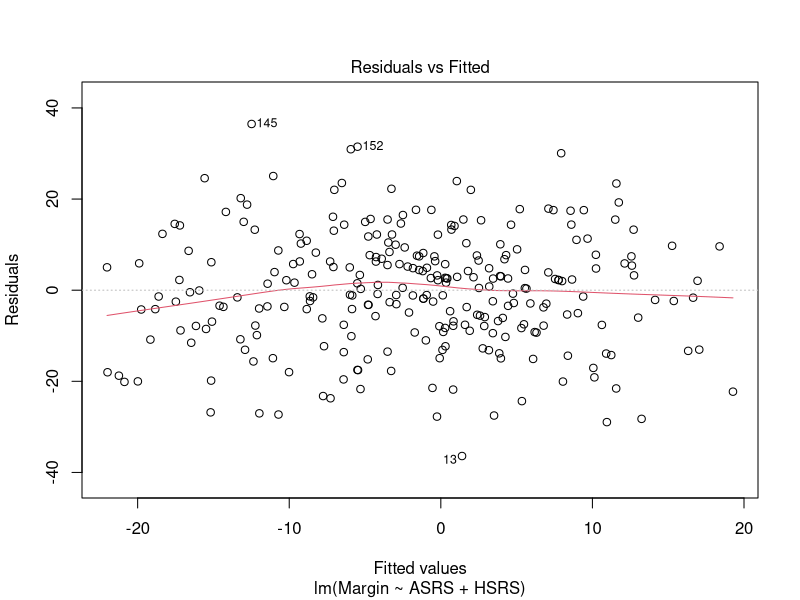
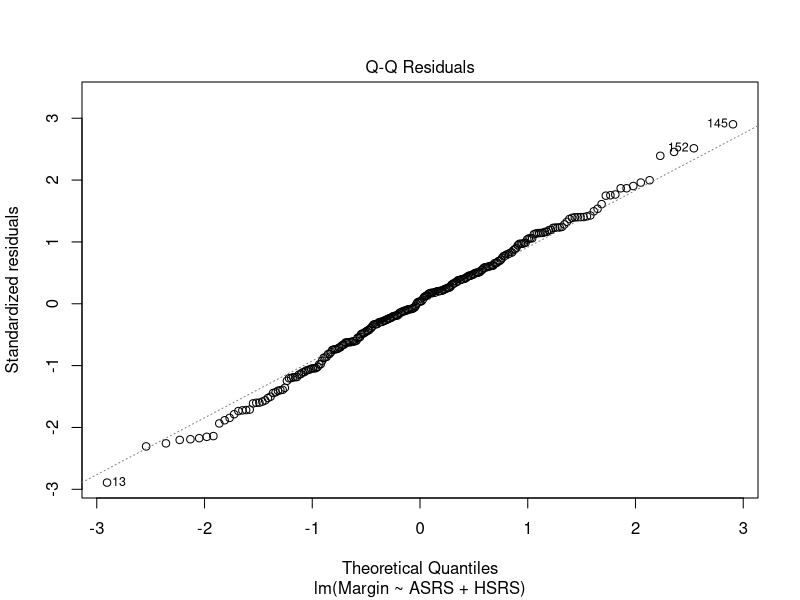
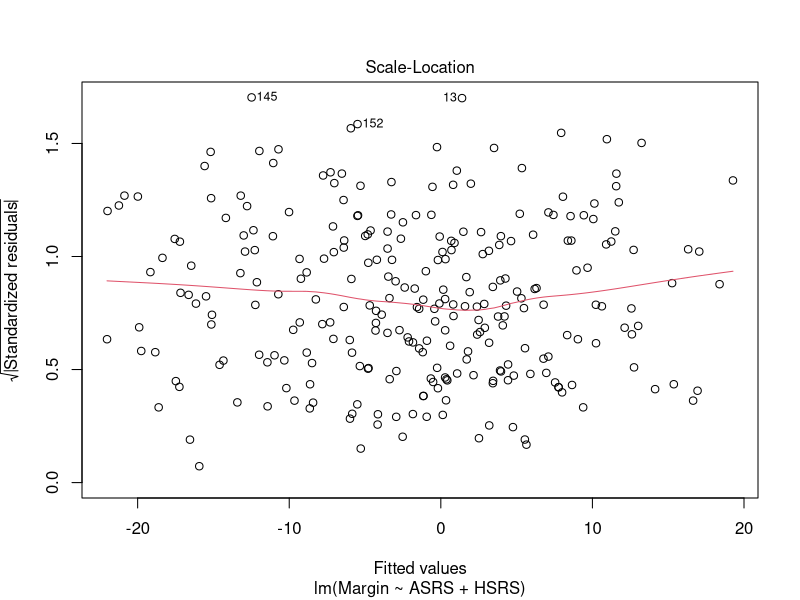
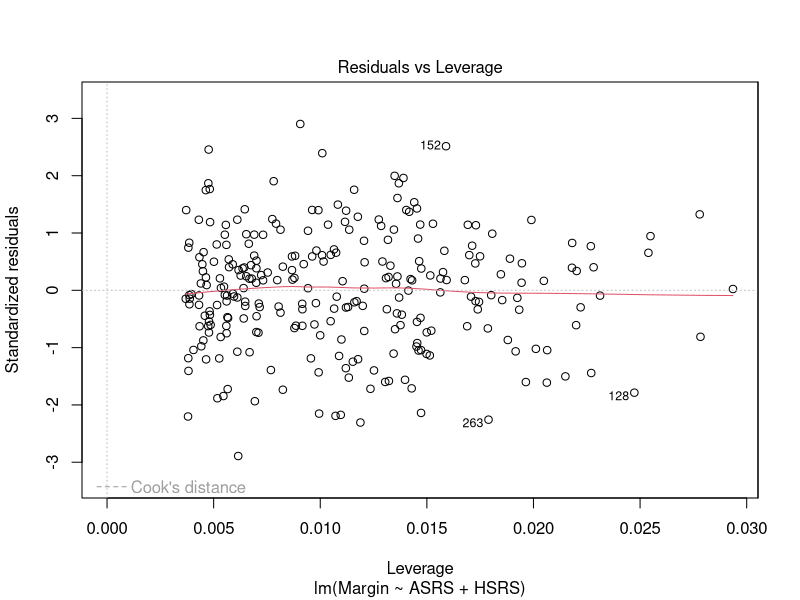

Reproduce these figures in R, in order.
#Building Model 

library(readr)
library(dplyr)
library(tidyverse)
#Load Data Needed 
Stats <- read_csv("data/Cleaned Data/Final Standings Table/Final_Standing_2021.csv", 
                  col_types = cols(...1 = col_skip()))
Boxscores <- read_csv("data/Cleaned Data/Boxscores/Boxscores_2021.csv", 
                      col_types = cols(...1 = col_skip()))

#Create Margin
Boxscores <- Boxscores %>% 
  mutate(Margin = Vis_Score - Home_Score)


#Join and ASRS & HSRS 
Away_SRS <- Stats %>% select(Tm, SRS) 
names(Away_SRS)[1] <- paste("Visitor")
names(Away_SRS)[2] <- paste("ASRS")

Home_SRS <- Stats %>% select(Tm, SRS) 
names(Home_SRS)[1] <- paste("Home")
names(Home_SRS)[2] <- paste("HSRS")


Boxscores <- left_join(Boxscores, Away_SRS, by = "Visitor")
Boxscores <- left_join(Boxscores, Home_SRS, by = "Home")

#Margin here is the dependent variable - what we are trying to measure based off our stats
#How is the final score margin is influenced by our stats - 
#Stats are  the independent variables - not influenced by everything 

#Basic Linear Regression 
model <- lm(Margin ~ ASRS + HSRS, data=Boxscores)
summary(model)

plot(model)
#About 34% of the margin could be explained by SRS 
#intercept is where the line starts 
#In sports gamble modeling the intercept is always the home advantage.
#In this case the away team had a -1.75 (typically football is -3 or a field goal)

#lets do an example - a matchup between the Dal Cowboys @ TB Buccanears
# Cowboys ASRS is 9.9 and the Chargers HSRS is 1.1

#Equation should be INT + ASRS * Cowboys SRS 
-1.7456 + (9.9*1.1165) + (8.6*-0.8838) 
#The sum of this equation is the predicted margin of this matchup
#1.70707 Cowboys would be favored by 1.7 points 

#Now if the oddsboards have the Cowboys as -3 (favored by -3), 
#but our model says the cowboys should be favored by -1.7
#According to our model - the Buccs have an edge of 1.3 points
#There is 1.3 points of value on the Bucs at +3
#Assuming our model is right - we would be the Bucs to cover that spread.

#Now what if want to add more stats
#Now we have these additional stats - SOS, OSRS and DSRS


#Join and Away SOS, OSRS, & DSRS & Home SOS, OSRS, & DSRS
Away_Stats2 <- Stats %>% select(Tm, SoS, OSRS, DSRS) 
names(Away_Stats2)[1] <- paste("Visitor")
names(Away_Stats2)[2] <- paste("V_SOS")
names(Away_Stats2)[3] <- paste("V_OSRS")
names(Away_Stats2)[4] <- paste("V_DSRS")

Home_Stats2 <- Stats %>% select(Tm, SoS, OSRS, DSRS) 
names(Home_Stats2)[1] <- paste("Home")
names(Home_Stats2)[2] <- paste("H_SOS")
names(Home_Stats2)[3] <- paste("H_OSRS")
names(Home_Stats2)[4] <- paste("H_DSRS")

Boxscores <- left_join(Boxscores, Away_Stats2, by = "Visitor")
Boxscores <- left_join(Boxscores, Home_Stats2, by = "Home")

#Basic Linear Regression 
Boxscores <- as.data.frame(Boxscores)

model2 <- lm(Margin ~ 
              ASRS + HSRS + 
              V_SOS + H_SOS + 
              V_OSRS + H_OSRS + 
              V_DSRS + H_DSRS,
            data=Boxscores)
summary(model2)
#This model has a lower R Squared that worse - stats that we picked are not predictive

#Use the same example 
